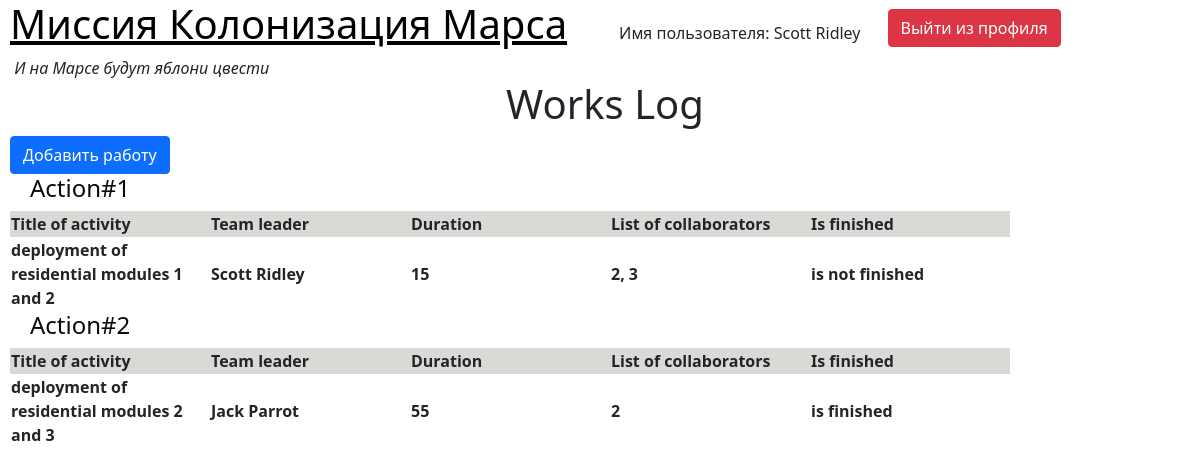
/works_log (signed in), run on the app's committed database.
### add_job/data/users.py (models this page shows, shortened)
class User(SqlAlchemyBase, UserMixin):
    __tablename__ = 'users'
    id = sqlalchemy.Column(sqlalchemy.Integer,
                           primary_key=True, autoincrement=True)
    surname = sqlalchemy.Column(sqlalchemy.String)
    name = sqlalchemy.Column(sqlalchemy.String)
    age = sqlalchemy.Column(sqlalchemy.Integer)
    position = sqlalchemy.Column(sqlalchemy.String)
    speciality = sqlalchemy.Column(sqlalchemy.String)
    address = sqlalchemy.Column(sqlalchemy.String)
    email = sqlalchemy.Column(sqlalchemy.String, unique=True)
    hashed_password = sqlalchemy.Column(sqlalchemy.String, default='')
    jobs = orm.relationship("Jobs", back_populates='user')

### add_job/data/jobs.py (models this page shows, shortened)
class Jobs(SqlAlchemyBase):
    __tablename__ = 'jobs'
    id = sqlalchemy.Column(sqlalchemy.Integer,
                           primary_key=True, autoincrement=True)
    team_leader = sqlalchemy.Column(sqlalchemy.Integer, sqlalchemy.ForeignKey("users.id"))
    job = sqlalchemy.Column(sqlalchemy.String)
    work_size = sqlalchemy.Column(sqlalchemy.Integer)
    collaborators = sqlalchemy.Column(sqlalchemy.String)
    start_date = sqlalchemy.Column(sqlalchemy.Date, default=None)
    end_date = sqlalchemy.Column(sqlalchemy.Date, default=None)
    is_finished = sqlalchemy.Column(sqlalchemy.Boolean)
    user = orm.relationship('User')

### add_job/main.py (the view)
@app.route("/works_log")
def works_log():
    db_sess = db_session.create_session()
    jobs = db_sess.query(Jobs).all()
    return render_template("works_log.html", jobs=jobs)

### add_job/main.py (called while the page is built)
@login_manager.user_loader
def load_user(user_id):
    db_sess = db_session.create_session()
    return db_sess.query(User).get(user_id)

### data/db_session.py (called while the page is built)
def create_session() -> Session:
    global __factory
    return __factory()

### add_job/templates/works_log.html (shortened to what this page needs)
{% extends 'base.html' %}
{% block body %}
<h1 align="center">Works Log</h1>
<a class="btn btn-primary " href="/addjob">Добавить работу</a>
{% for item in jobs%}
<h4>Action#{{ item.id }}</h4>
<table>
    <tr bgcolor="#D9D9D6">
        <th width="200">Title of activity&nbsp;&nbsp;</th>
        <th width="200">Team leader&nbsp;&nbsp;</th>
        <th width="200">Duration&nbsp;&nbsp;</th>
        <th width="200">List of collaborators&nbsp;&nbsp;</th>
        <th width="200">Is finished&nbsp;&nbsp;</th>
    </tr>
    <tr>
        <th>{{ item.job }}</th>
        <th>{{ item.user.surname }} {{ item.user.name }}</th>
        <th>{{ item.work_size }}</th>
        <th>{{ item.collaborators }}</th>
        {% if item.is_finished == True %}
        <th>is finished</th>
        {% else %}
        <th>is not finished</th>
        {% endif %}
    </tr>
</table>
{% endfor %}
{% endblock %}

### add_job/templates/base.html (shortened to what this page needs)
<!DOCTYPE html>
<html lang="en">
<head>
                    <link rel="stylesheet"
                    href="https://cdn.jsdelivr.net/npm/bootstrap@5.0.0-beta1/dist/css/bootstrap.min.css"
>
        <link rel="stylesheet" type="text/css" href="{{ url_for('static', filename='css/style.css') }}"/>
    </head>
    <body>
        <h1><a href="/" style="color: #000000">Миссия Колонизация Марса</a> &nbsp&nbsp&nbsp
        {% if current_user.is_authenticated %}
            <span style="font-size: 16px;">Имя пользователя: {{ current_user.surname }} {{ current_user.name }}
                &nbsp&nbsp&nbsp</span>
            <a class="btn btn-danger" href="/logout">Выйти из профиля</a>
        {% else %}
            <a class="btn btn-primary " href="/register">Зарегистрироваться</a>
            <a class="btn btn-success" href="/login">Войти</a>
        {% endif %}
        </h1>
        <i>&nbspИ на Марсе будут яблони цвести</i><br>
       {% block body %}{% endblock %}
    </body>
</html>

### add_job/static/css/style.css (style rules this page uses)
body { margin-left: 10px; }
h4 { position: relative; left: 20px; color: #0a0a0a; }

### data on the page
User: surname "Scott", name "Ridley"
Jobs: id "1", job "deployment of residential modules 1 and 2", user.surname "Scott", user.name "Ridley", work_size "15", collaborators "2, 3", is_finished "is not finished"
Jobs: id "2", job "deployment of residential modules 2 and 3", user.surname "Jack", user.name "Parrot", work_size "55", collaborators "2", is_finished "is finished"
